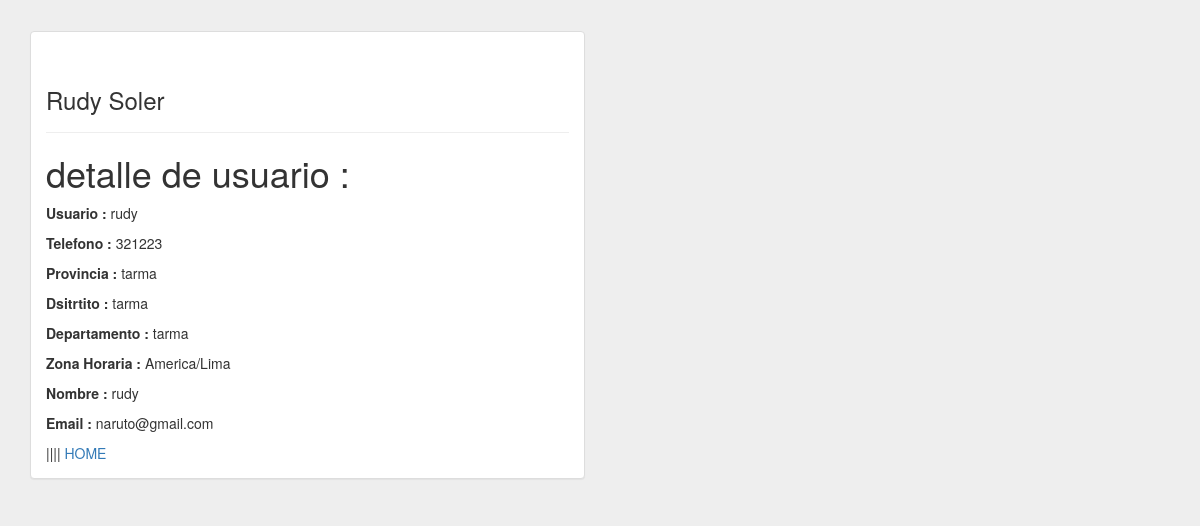
The page /detalle2 on the database as committed earlier.
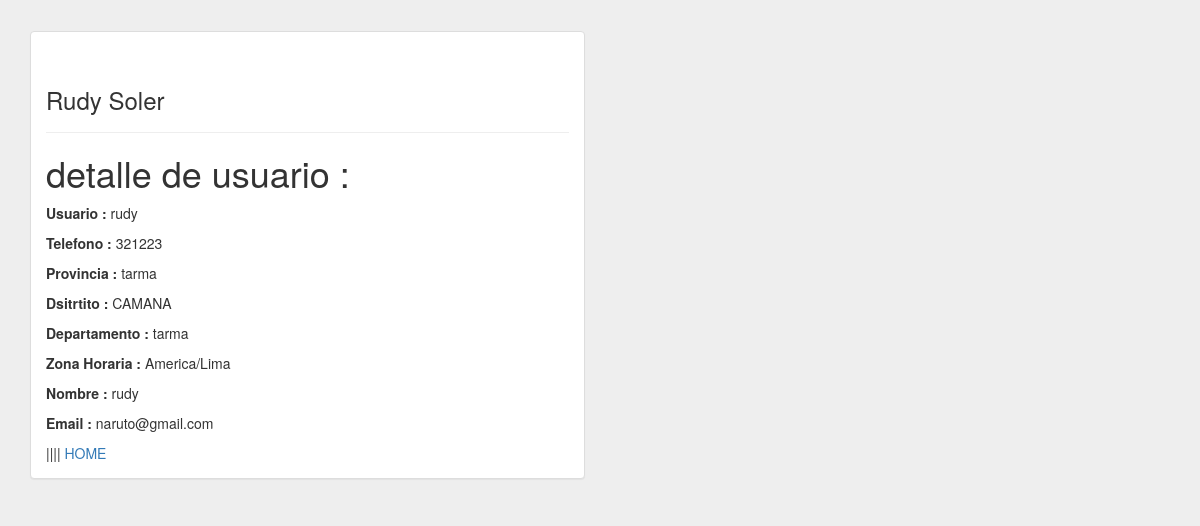
The same page on the database as committed later.
### usuarioperfil/models.py (models this page shows, shortened)
class Userprofile(models.Model):
    useri = models.OneToOneField(User)
    telefono = models.PositiveIntegerField()
    provincia = models.CharField(max_length = 50)
    distrito = models.CharField(max_length = 50)
    departamento = models.CharField(max_length = 50)
    zona_horaria = TimeZoneField(default= 'America/Lima')
    class Meta:
        permissions = (
            ('list_app', 'Can view list app'),
            ('view_app', 'Can view app'),
            ('add_app', 'Can add app'),
            ('change_app', 'Can change app'),
            ('delete_app', 'Can delete app'),
        )

### usuarioperfil/views.py (the view)
# urls.py: url(r'^detalle(?P<Userprofile_id>\d+)$', 'usuarioperfil.views.UserDetail', name='detail_user'),
def UserDetail(request, Userprofile_id):
    useri = get_object_or_404(Userprofile, id = Userprofile_id)
    return render(request, 'usuarioperfil/userprofile_detail.html', {'useri':useri})

### templates/usuarioperfil/userprofile_detail.html (shortened to what this page needs)
   <!DOCTYPE html>
<html lang="en">
  <head>
    <link href="http://maxcdn.bootstrapcdn.com/bootstrap/3.2.0/css/bootstrap.min.css" rel="stylesheet">
      </head>
  <body style="background:#eee;">
    <div class="container">
            <p><br/></p>
        <div class="row">
            <div class="col-md-10"></div>
            <div class="col-md-6">
                <div class="panel panel-default">
                    <div class="panel-body">
                            <div class="page-header">
                            <h3>Rudy Soler</h3>
                        </div>
         <h1>detalle de usuario :</h1>
<table>
    <p><strong>Usuario : </strong>{{useri.useri}}</p>
    <p><strong>Telefono : </strong>{{useri.telefono}}</p>
    <p> <strong>Provincia : </strong>{{useri.provincia}}</p>
    <p><strong>Dsitrtito : </strong>{{useri.distrito}}</p>
    <p><strong>Departamento : </strong>{{useri.departamento}}</p>
    <p><strong>Zona Horaria : </strong> {{useri.zona_horaria}}</p>
    <p><strong>Nombre : </strong> {{useri.useri.username}}</p>
    <p><strong>Email : </strong> {{useri.useri.email}}</p>
    <a href="{% url 'home'%}">HOME</a>
</table>
         </div>
                </div>
            </div>
        </div>
    </div>
  </body>
</html>

Rows that differ between the two databases and show on the page:
changed Userprofile "tarma": distrito "tarma" → "CAMANA"
